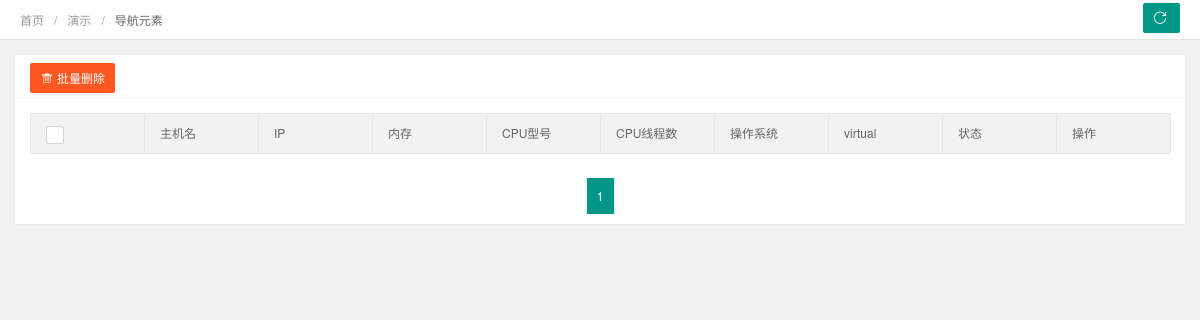
Before: /asset/server_info/ with the older database file.
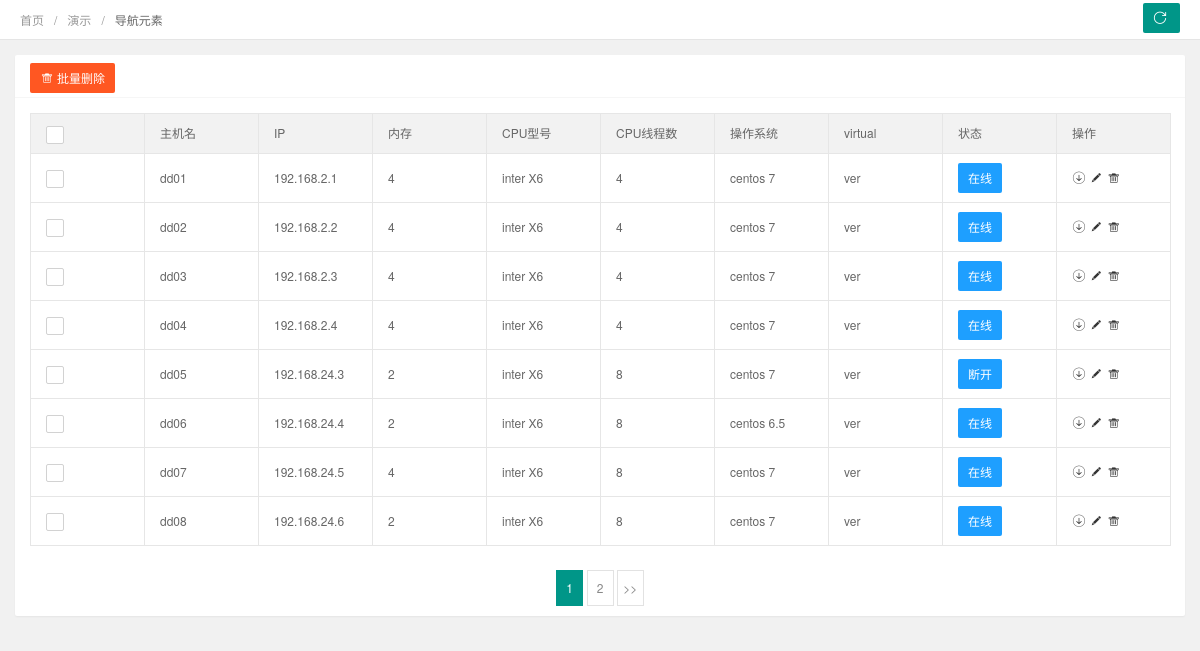
After: the same page with the newer database file.
### cmdb/models.py (models this page shows, shortened)
class hostinfo(models.Model):
    hostname = models.CharField(u'主机名', max_length=255)
    ip = models.CharField(u'IP地址', max_length=50)
    mem = models.IntegerField(u'内存')
    cpu = models.CharField(u'cpu', max_length=255)
    cpus = models.IntegerField(u'cpus')
    os = models.CharField(u'os', max_length=255)
    virtual1 = models.CharField(u'virtual', max_length=255)
    status = models.CharField(u'状态', max_length=50)
    class Meta:
        db_table = "t_host_info"

### cmdb/views.py (the view)
# urls.py: path('server_info/',server_info,name='server_info'),
def server_info(request):
    if request.method == "GET":
        server_info_list = models.hostinfo.objects.all()
        paginator = Paginator(server_info_list,8)       # 实例化结果集,每页八条数据
        page = request.GET.get("page")      # 接收网页中page值
        try:
            server_info_obj = paginator.page(page)
        except PageNotAnInteger:    # 不存在的页码，返回第一页
            server_info_obj = paginator.page(1)
        except EmptyPage:
            server_info_obj = paginator.page(paginator.num_pages)
        return render(request,"member-list.html",{"server_info_list":server_info_obj})

### cmdb/templates/member-list.html (shortened to what the changed rows need)
{% load staticfiles %}
<!DOCTYPE html>
<html class="x-admin-sm">
    <head>
        <link rel="stylesheet" href="{% static 'css/font.css' %}">
        <link rel="stylesheet" href="{% static 'css/xadmin.css' %}">
    </head>
    <body>
        <div class="layui-fluid">
            <div class="layui-row layui-col-space15">
                <div class="layui-col-md12">
                    <div class="layui-card">
                        <div class="layui-card-body layui-table-body layui-table-main">
                            <table class="layui-table layui-form">
                                <thead>
                                  <tr>
                                    <th>
                                    </th>
                                    <th>主机名</th>
                                    <th>IP</th>
                                    <th>内存</th>
                                    <th>CPU型号</th>
                                    <th>CPU线程数</th>
                                    <th>操作系统</th>
                                    <th>virtual</th>
                                      <th>状态</th>
                                      <th>操作</th>
                                  </tr>
                                </thead>
                                <tbody>
                                {% for server_info in server_info_list %}
                                  <tr>
                                    <td>
                                    </td>
                                    <td>{{ server_info.hostname }}</td>
                                    <td>{{ server_info.ip }}</td>
                                    <td>{{ server_info.mem }}</td>
                                    <td>{{ server_info.cpu }}</td>
                                    <td>{{ server_info.cpus }}</td>
                                      <td>{{ server_info.os }}</td>
                                      <td>{{ server_info.virtual1 }}</td>
                                    <td class="td-status">
                                      <span class="layui-btn layui-btn-normal layui-btn-mini">{{ server_info.status }}</span></td>
                                    <td class="td-manage">
                                      <a onclick="member_stop(this,'10001')" href="javascript:;"  title="启用">
                                        <i class="layui-icon">&#xe601;</i>
                                      </a>
                                      <a title="编辑"  onclick="xadmin.open('编辑','member-edit.html',600,400)" href="javascript:;">
                                        <i class="layui-icon">&#xe642;</i>
                                      </a>
                                      <a title="删除" onclick="member_del(this,'{{ server_info.id }}')" href="javascript:;">
                                        <i class="layui-icon">&#xe640;</i>
                                      </a>
                                    </td>
                                  </tr>
                                {% endfor %}
                                </tbody>
                            </table>
                        </div>
                        <div class="layui-card-body ">
                            <div class="page">
                                <div>
                                {% for page_num in server_info_list.paginator.page_range %}
                                    {% if page_num == server_info_list.number %}
                                        <span class="current" href="?page={{ page_num }}">{{ page_num }}</span>
                                    {% else %}
                                        <a class="num" href="?page={{ page_num }}">{{ page_num }}</a>
                                    {% endif %}
                                {% endfor %}
                                {% if server_info_list.has_next %}
                                  <a class="next" href="?page={{ server_info_list.next_page_number }}">&gt;&gt;</a>
                                {% endif %}
                                </div>
                            </div>
                        </div>
                    </div>
                </div>
            </div>
        </div>
    </body>
</html>

Changed rows visible on the page:
added hostinfo: hostname "dd01", ip "192.168.2.1", mem "4", cpu "inter X6", cpus "4", os "centos 7", virtual1 "ver", status "在线"
added hostinfo: hostname "dd02", ip "192.168.2.2", mem "4", cpu "inter X6", cpus "4", os "centos 7", virtual1 "ver", status "在线"
added hostinfo: hostname "dd03", ip "192.168.2.3", mem "4", cpu "inter X6", cpus "4", os "centos 7", virtual1 "ver", status "在线"
added hostinfo: hostname "dd04", ip "192.168.2.4", mem "4", cpu "inter X6", cpus "4", os "centos 7", virtual1 "ver", status "在线"
added hostinfo: hostname "dd05", ip "192.168.24.3", mem "2", cpu "inter X6", cpus "8", os "centos 7", virtual1 "ver", status "断开"
added hostinfo: hostname "dd06", ip "192.168.24.4", mem "2", cpu "inter X6", cpus "8", os "centos 6.5", virtual1 "ver", status "在线"
added hostinfo: hostname "dd07", ip "192.168.24.5", mem "4", cpu "inter X6", cpus "8", os "centos 7", virtual1 "ver", status "在线"
added hostinfo: hostname "dd08", ip "192.168.24.6", mem "2", cpu "inter X6", cpus "8", os "centos 7", virtual1 "ver", status "在线"
Other visible differences:
new list line: "2"
